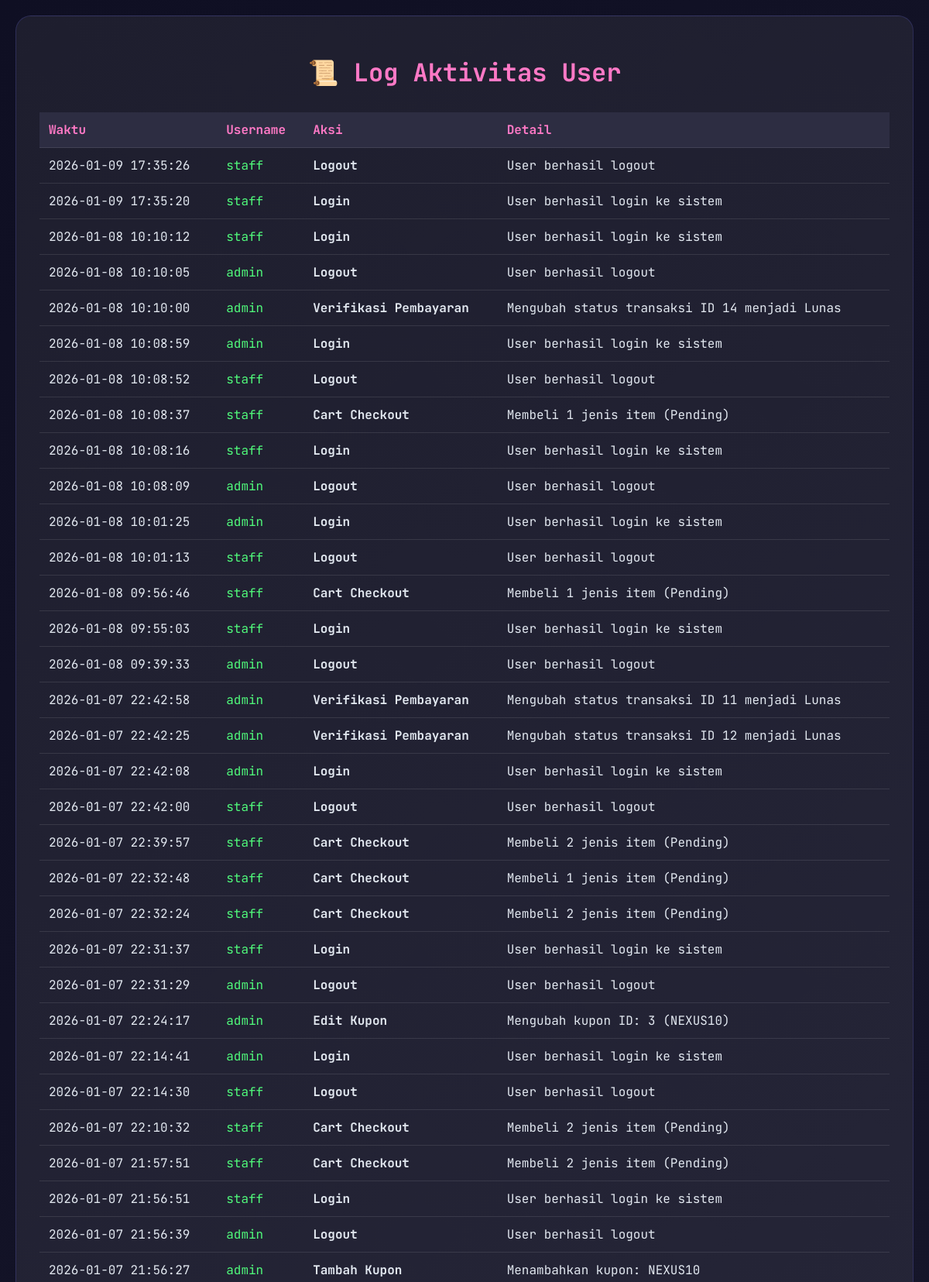
Screenshot of /tampilLogAktivitas.php (signed in, upper part) with the database file from the repository.
### tables this page shows
CREATE TABLE `table_logs` (
  `id` int(11) NOT NULL,
  `username` varchar(50) NOT NULL,
  `action` varchar(50) NOT NULL,
  `details` text NOT NULL,
  `timestamp` datetime DEFAULT current_timestamp()
);

### tampilLogAktivitas.php (the view, shortened to what this page needs)
<?php
require "koneksi.php";
?>
<!DOCTYPE html>
<html lang="id">
<head>
</head>
<body>
    <div class="container">
        <h1>📜 Log Aktivitas User</h1>
        <table>
            <thead>
                <tr>
                    <th>Waktu</th>
                    <th>Username</th>
                    <th>Aksi</th>
                    <th>Detail</th>
                </tr>
            </thead>
            <tbody>
                <?php
                $sql = "SELECT * FROM table_logs ORDER BY timestamp DESC LIMIT 100";
                $result = $conn->query($sql);
                while ($row = $result->fetch_assoc()) {
                    echo "<tr>
                        <td>{$row['timestamp']}</td>
                        <td style='color: #50fa7b;'>{$row['username']}</td>
                        <td style='font-weight:bold;'>{$row['action']}</td>
                        <td>{$row['details']}</td>
                    </tr>";
                }
                ?>
            </tbody>
        </table>
    </div>
</body>
</html>

### tampilLogAktivitas.php (style rules this page uses)
body { font-family: 'JetBrains Mono', monospace; background: linear-gradient(135deg, #0f0f23 0%, #1a1a2e 100%); color: #e2e8f0; margin: 0; padding: 20px; }
.container { max-width: 1200px; margin: 0 auto; background: linear-gradient(145deg, #1e1e2e, #2a2a3e); border-radius: 20px; padding: 30px; border: 1px solid rgba(99, 102, 241, 0.2); animation: fadeIn 0.6s ease-out; }
h1 { color: #ff79c6; text-align: center; margin-bottom: 30px; }
table { width: 100%; border-collapse: collapse; margin-top: 20px; }
th, td { padding: 12px; text-align: left; border-bottom: 1px solid rgba(255, 255, 255, 0.1); }
th { background: #2d2d42; color: #ff79c6; }

### rows the page displays
table_logs: timestamp "2026-01-09 17:35:26", username "staff", action "Logout", details "User berhasil logout"
table_logs: timestamp "2026-01-09 17:35:20", username "staff", action "Login", details "User berhasil login ke sistem"
table_logs: timestamp "2026-01-08 10:10:12", username "staff", action "Login", details "User berhasil login ke sistem"
table_logs: timestamp "2026-01-08 10:10:05", username "admin", action "Logout", details "User berhasil logout"
table_logs: timestamp "2026-01-08 10:10:00", username "admin", action "Verifikasi Pembayaran", details "Mengubah status transaksi ID 14 menjadi Lunas"
table_logs: timestamp "2026-01-08 10:08:59", username "admin", action "Login", details "User berhasil login ke sistem"
table_logs: timestamp "2026-01-08 10:08:52", username "staff", action "Logout", details "User berhasil logout"
table_logs: timestamp "2026-01-08 10:08:37", username "staff", action "Cart Checkout", details "Membeli 1 jenis item (Pending)"
table_logs: timestamp "2026-01-08 10:08:16", username "staff", action "Login", details "User berhasil login ke sistem"
table_logs: timestamp "2026-01-08 10:08:09", username "admin", action "Logout", details "User berhasil logout"
table_logs: timestamp "2026-01-08 10:01:25", username "admin", action "Login", details "User berhasil login ke sistem"
table_logs: timestamp "2026-01-08 10:01:13", username "staff", action "Logout", details "User berhasil logout"
table_logs: timestamp "2026-01-08 09:56:46", username "staff", action "Cart Checkout", details "Membeli 1 jenis item (Pending)"
table_logs: timestamp "2026-01-08 09:55:03", username "staff", action "Login", details "User berhasil login ke sistem"
table_logs: timestamp "2026-01-08 09:39:33", username "admin", action "Logout", details "User berhasil logout"
table_logs: timestamp "2026-01-07 22:42:58", username "admin", action "Verifikasi Pembayaran", details "Mengubah status transaksi ID 11 menjadi Lunas"
table_logs: timestamp "2026-01-07 22:42:25", username "admin", action "Verifikasi Pembayaran", details "Mengubah status transaksi ID 12 menjadi Lunas"
table_logs: timestamp "2026-01-07 22:42:08", username "admin", action "Login", details "User berhasil login ke sistem"
table_logs: timestamp "2026-01-07 22:42:00", username "staff", action "Logout", details "User berhasil logout"
table_logs: timestamp "2026-01-07 22:39:57", username "staff", action "Cart Checkout", details "Membeli 2 jenis item (Pending)"
table_logs: timestamp "2026-01-07 22:32:48", username "staff", action "Cart Checkout", details "Membeli 1 jenis item (Pending)"
table_logs: timestamp "2026-01-07 22:32:24", username "staff", action "Cart Checkout", details "Membeli 2 jenis item (Pending)"
table_logs: timestamp "2026-01-07 22:31:37", username "staff", action "Login", details "User berhasil login ke sistem"
table_logs: timestamp "2026-01-07 22:31:29", username "admin", action "Logout", details "User berhasil logout"
table_logs: timestamp "2026-01-07 22:24:17", username "admin", action "Edit Kupon", details "Mengubah kupon ID: 3 (NEXUS10)"
table_logs: timestamp "2026-01-07 22:14:41", username "admin", action "Login", details "User berhasil login ke sistem"
table_logs: timestamp "2026-01-07 22:14:30", username "staff", action "Logout", details "User berhasil logout"
table_logs: timestamp "2026-01-07 22:10:32", username "staff", action "Cart Checkout", details "Membeli 2 jenis item (Pending)"
table_logs: timestamp "2026-01-07 21:57:51", username "staff", action "Cart Checkout", details "Membeli 2 jenis item (Pending)"
table_logs: timestamp "2026-01-07 21:56:51", username "staff", action "Login", details "User berhasil login ke sistem"
table_logs: timestamp "2026-01-07 21:56:39", username "admin", action "Logout", details "User berhasil logout"
table_logs: timestamp "2026-01-07 21:56:27", username "admin", action "Tambah Kupon", details "Menambahkan kupon: NEXUS10"
